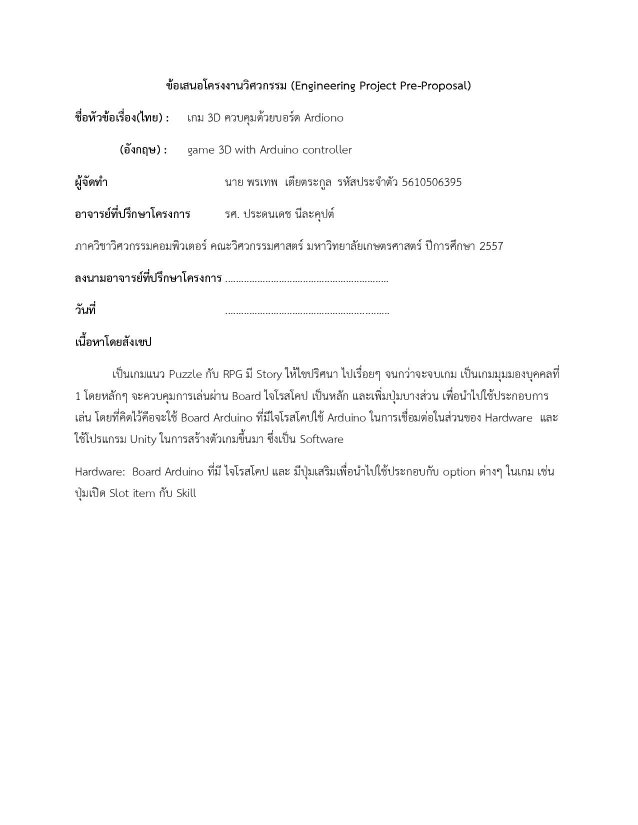
#> input picture 2ndrefactor/test1.jpg, 1275 x 1650 px (shown at 1/2 size)
$ python codestudy.py --image ../2ndrefactor/test1.jpg
#> lines starting #> are read from the running program, lines starting #| are printed output that depends on the picture; after the words box and inside, x2 and y2 are one past the last pixel; in counts of white or black regions, pixels touching at a corner belong together
import numpy as np
import argparse
import cv2

def image_deskew(image):
    # convert the image to grayscale and flip the foreground
    # and background to ensure foreground is now "white" and
    # the background is "black"
    #gray = cv2.cvtColor(image, cv2.COLOR_BGR2GRAY)
    gray = cv2.bitwise_not(image)
    # threshold the image, setting all foreground pixels to
    # 255 and all background pixels to 0
    thresh = cv2.threshold(gray, 0, 255,
        cv2.THRESH_BINARY | cv2.THRESH_OTSU)[1]
    # grab the (x, y) coordinates of all pixel values that
    # are greater than zero, then use these coordinates to
    # compute a rotated bounding box that contains all
    # coordinates
    coords = np.column_stack(np.where(thresh > 0))
    angle = cv2.minAreaRect(coords)[-1]
    # the `cv2.minAreaRect` function returns values in the
    # range [-90, 0); as the rectangle rotates clockwise the
    # returned angle trends to 0 -- in this special case we
    # need to add 90 degrees to the angle
    if angle < -45:
        angle = -(90 + angle)
    # otherwise, just take the inverse of the angle to make
    # it positive
    else:
        angle = -angle
    # rotate the image to deskew it
    (h, w) = image.shape[:2]
    center = (w // 2, h // 2)
    M = cv2.getRotationMatrix2D(center, angle, 1.0)
    rotated = cv2.warpAffine(image, M, (w, h),
        flags=cv2.INTER_CUBIC, borderMode=cv2.BORDER_REPLICATE)
    '''
    # draw the correction angle on the image so we can validate it
    cv2.putText(rotated, "Angle: {:.2f} degrees".format(angle),
        (10, 30), cv2.FONT_HERSHEY_SIMPLEX, 0.7, (0, 0, 255), 2)
    '''
    # show the output image
    print("[INFO] angle: {:.3f}".format(angle))
    return rotated

def color_cut(img):
    kernel = np.ones((2,2),np.uint8)
    # Convert BGR to HSV
    hsv = cv2.cvtColor(img, cv2.COLOR_BGR2HSV)
    # define range of black color in HSV
    lower_val = np.array([0,0,0])
    upper_val = np.array([179,100,130])

    # Threshold the HSV image to get only black colors
    mask = cv2.inRange(hsv, lower_val, upper_val)

    # Bitwise-AND mask and original image
    res = cv2.bitwise_and(img,img, mask= mask)
    # invert the mask to get black letters on white background
    res2 = cv2.bitwise_not(mask)
    '''
    # display image
    cv2.imshow("img", res)
    cv2.imshow("img2", res2)
    cv2.waitKey(0)
    cv2.destroyAllWindows()
    '''
    return res2

def main():
    # construct the argument parse and parse the arguments
    ap = argparse.ArgumentParser()
    ap.add_argument("-i", "--image", required=True,
        help="path to input image file")
    args = vars(ap.parse_args())
    # load the image from disk
    image = cv2.imread(args["image"])
#> image is the input picture: shape (1650, 1275, 3); min 0, max 255, mean 250.9
    image = cv2.resize(image, (1240,1754), interpolation = cv2.INTER_AREA)
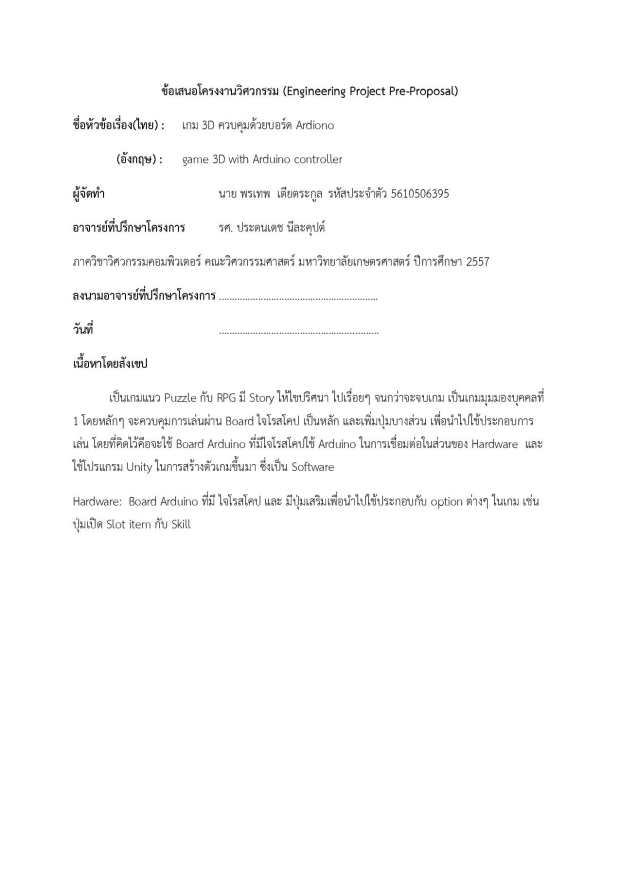
#> image: shape (1754, 1240, 3) (shown at 1/2 size); min 0, max 255, mean 250.9
    colorgut = color_cut(image)
#> in color_cut, `hsv = cv2.cvtColor(img, cv2.COLOR_BGR2HSV)`: hsv: shape (1754, 1240, 3); mean H, S, V 0, 0, 250.9
#> in color_cut, `mask = cv2.inRange(hsv, lower_val, upper_val)`:
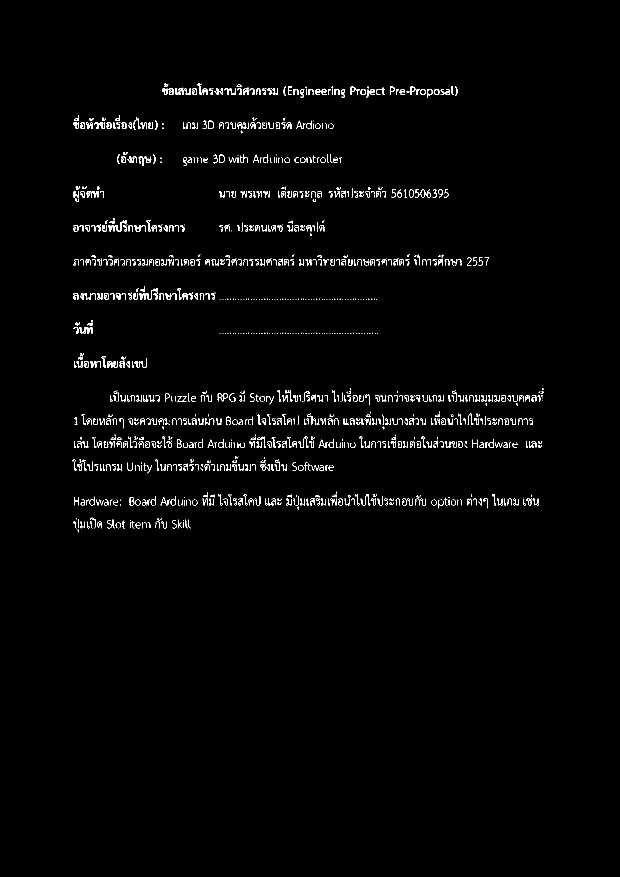
#> mask: shape (1754, 1240) (shown at 1/2 size); 1.5% white in thin lines or dots, all inside (x1, y1, x2, y2) = (145, 167, 1087, 1065)
#> in color_cut, `res = cv2.bitwise_and(img,img, mask= mask)`:
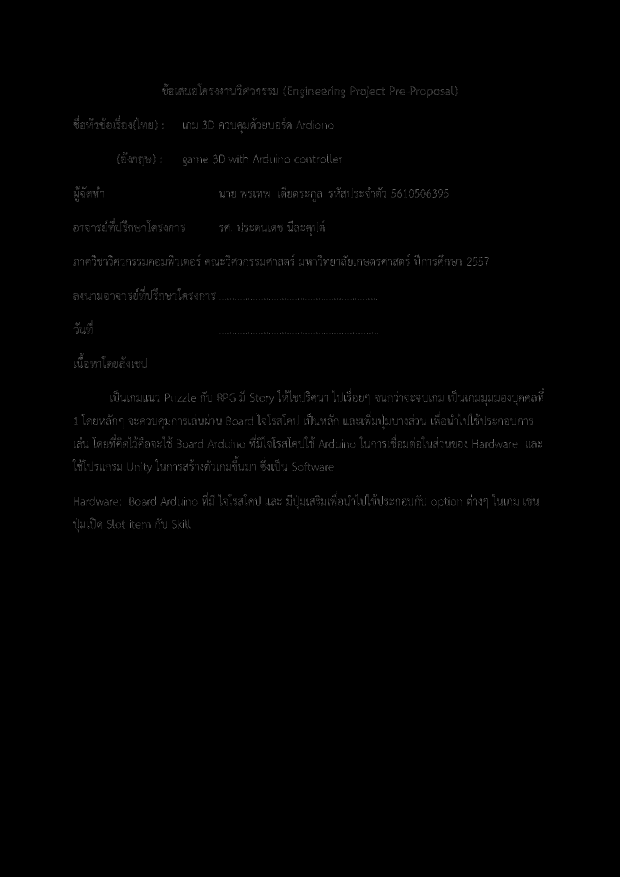
#> res: shape (1754, 1240, 3) (shown at 1/2 size); min 0, max 130, mean 1.1
    rotated = image_deskew(colorgut)
#> in image_deskew, `coords = np.column_stack(np.where(thresh > 0))`: coords = 32852 pairs, first value 167 to 1064, second value 145 to 1086
#> in image_deskew, `angle = cv2.minAreaRect(coords)[-1]`: angle = -89.53
#> in image_deskew, `angle = -(90 + angle)`: angle = -0.466
#> in image_deskew, `M = cv2.getRotationMatrix2D(center, angle, 1.0)`: M = [[1, -0.00813, 7.15], [0.00813, 1, -5.01]]
#> in image_deskew, `rotated = cv2.warpAffine(image, M, (w, h), flags=cv2.INTER_CUBIC, bord..`:
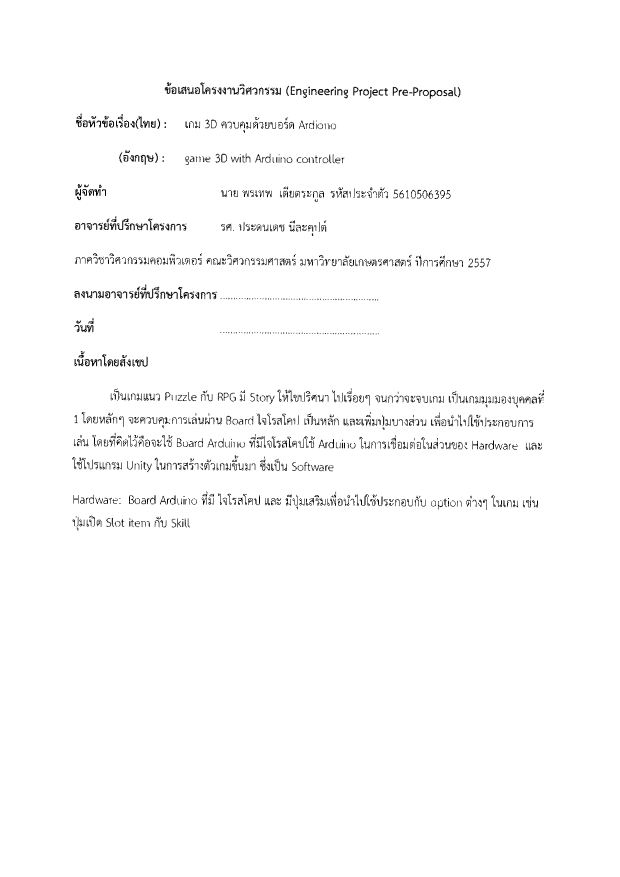
#> rotated: shape (1754, 1240) (shown at 1/2 size); min 0, max 255, mean 251
#| [INFO] angle: -0.466
    cv2.imshow("Input", image)
    cv2.imshow("Rotated", rotated)
    cv2.imshow("cut", colorgut)
    cv2.waitKey(0)

if __name__ == "__main__":
    main()
